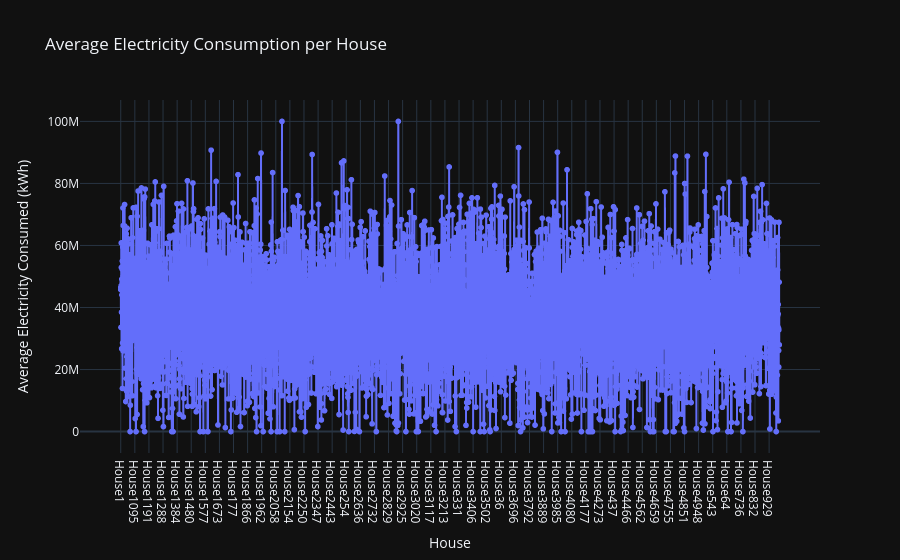

Here is the notebook cell this chart was saved with:
### Code cell
fig = px.line(
    avg_df,
    x='HouseName',
    y='Electricity_Consumed',
    markers=True,
    title='Average Electricity Consumption per House'
)

fig.update_layout(
    xaxis_title='House',
    yaxis_title='Average Electricity Consumed (kWh)',
    template='plotly_dark'
)

fig.show()

### Figure 1 — Plotly figure (JSON) as saved in the notebook; plotly's stock layout.template omitted (floating-point values rounded to 4 significant figures; data arrays with more than 128 entries replaced by an {"elided": "..."} marker saying what was removed)
{"data": [{"hovertemplate": "HouseName=%{x}<br>Electricity_Consumed=%{y}<extra></extra>", "legendgroup": "", "line": {"color": "#636efa", "dash": "solid"}, "marker": {"symbol": "circle"}, "mode": "lines+markers", "name": "", "showlegend": false, "type": "scattergl", "x": {"elided": "5000 str values"}, "xaxis": "x", "y": {"elided": "5000 float values"}, "yaxis": "y"}], "layout": {"legend": {"tracegroupgap": 0}, "title": {"text": "Average Electricity Consumption per House"}, "xaxis": {"anchor": "y", "domain": [0, 1], "title": {"text": "House"}}, "yaxis": {"anchor": "x", "domain": [0, 1], "title": {"text": "Average Electricity Consumed (kWh)"}}}}
